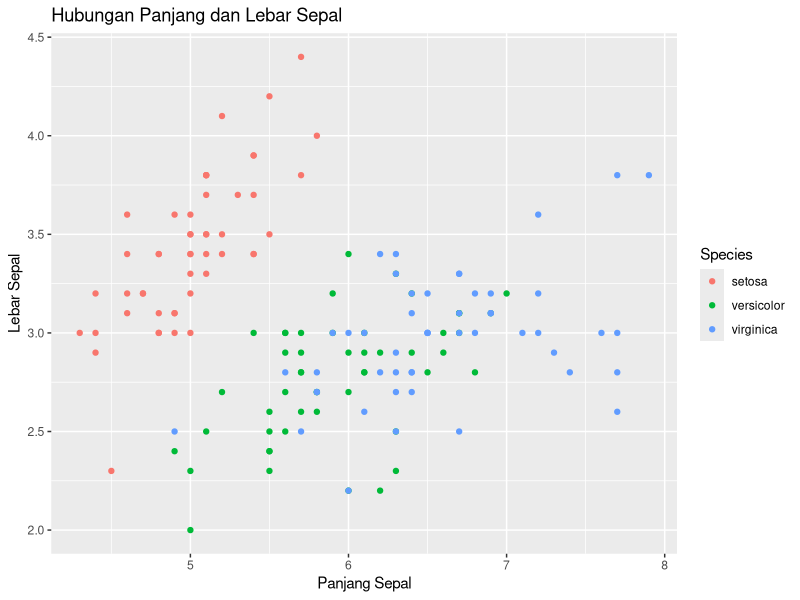

R code for this plot:
library(ggplot2)
ggplot(data = iris, aes(x = Sepal.Length, y = Sepal.Width, color = Species)) +
  geom_point() +
  labs(title = "Hubungan Panjang dan Lebar Sepal",
       x = "Panjang Sepal",
       y = "Lebar Sepal")
